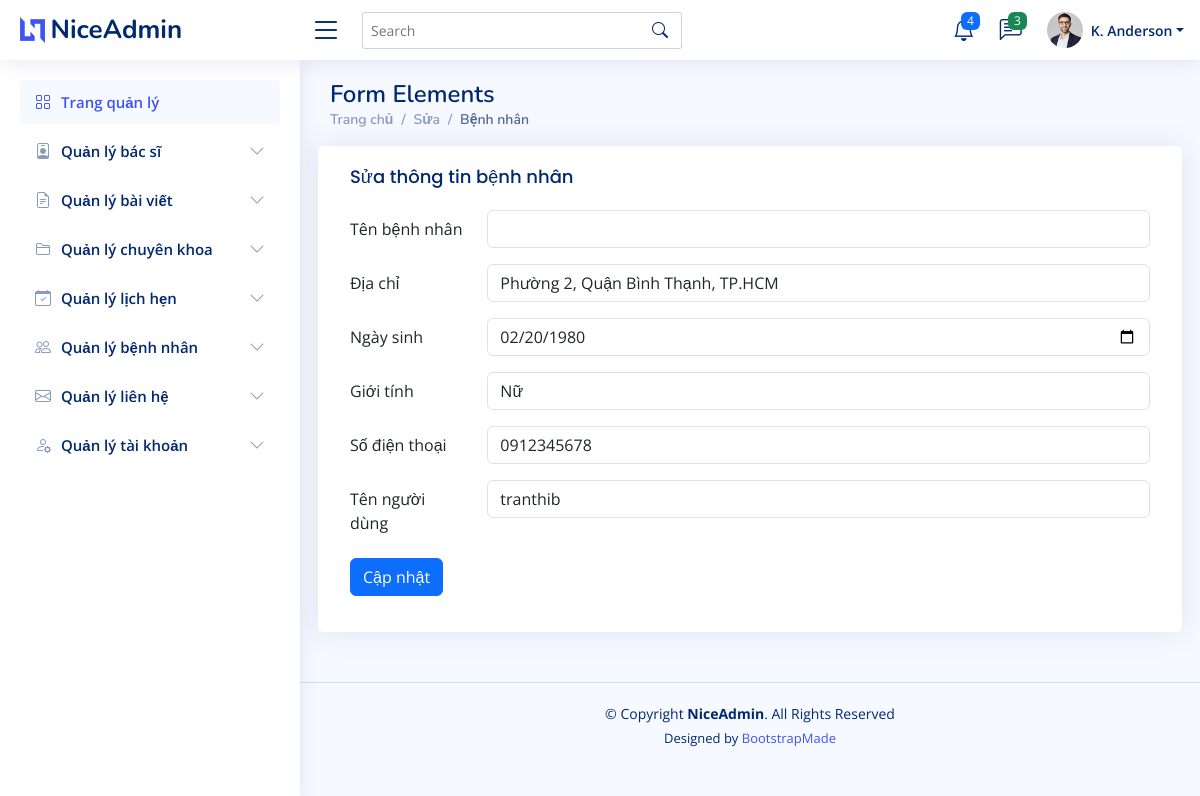
Page /admin/index.php?act=sua_benhnhan&patient_id=2 on the committed database.
### tables this page shows
CREATE TABLE `patient_record` (
  `patient_id` int NOT NULL AUTO_INCREMENT,
  `patient_name` varchar(100) DEFAULT NULL,
  `pa_address` varchar(255) DEFAULT NULL,
  `date_of_birth` date DEFAULT NULL,
  `gender` char(10) DEFAULT NULL,
  `phone_number` varchar(20) DEFAULT NULL,
  `user_id` int DEFAULT NULL,
  `pa_img` varchar(255) DEFAULT NULL,
  PRIMARY KEY (`patient_id`)
);

### model/ketnoi/benhnhan.php (called while the page is built, shortened)
<?php
    function get_benhnhan($patient_id){
        $conn =connectdb();
        $sql = "SELECT * FROM patient_record WHERE patient_id=".$patient_id;
        $stmt = $conn->prepare($sql);
        $stmt->execute();
        $bnone= $stmt->fetchAll();
        return $bnone;
    }
    function hienthi_benhnhan(){
        $conn= connectdb();
        $sql = "SELECT * FROM patient_record
        ORDER BY patient_id DESC";
        $stmt = $conn->prepare($sql);
        $stmt->execute();
        $kqbenhnhan= $stmt->fetchAll();
        return $kqbenhnhan;
    }
?>

### model/ketnoi/taikhoan.php (called while the page is built, shortened)
<?php
    function hienthi_taikhoan(){
        $conn= connectdb();
        $sql = "SELECT * FROM user
        ORDER BY user_id DESC";
        $stmt = $conn->prepare($sql);
        $stmt->execute();
        $kqtaikhoan= $stmt->fetchAll();
        return $kqtaikhoan;
    }
?>

### admin/view/hienthi/benhnhan/update_benhnhan.php (the view, shortened to what this page needs)
<main id="main" class="main">
<div class="pagetitle">
  <h1>Form Elements</h1>
  <nav>
    <ol class="breadcrumb">
      <li class="breadcrumb-item"><a href="#">Trang chủ</a></li>
      <li class="breadcrumb-item">Sửa</li>
      <li class="breadcrumb-item active">Bệnh nhân</li>
    </ol>
  </nav>
</div>
<section class="section">
  <div class="row">
      <div class="card">
        <div class="card-body">
          <h5 class="card-title">Sửa thông tin bệnh nhân</h5>
          <form action="index.php?act=sua_benhnhan" method="POST" enctype="multipart/form-data">
            <div class="row mb-3">
              <label for="inputText" class="col-sm-2 col-form-label" >Tên bệnh nhân</label>
              <div class="col-sm-10">
                <input type="text" class="form-control" name="partient_name" value="<?=trim($bngetone[0]['partient_name'])?>">
              </div>
            </div>
            <div class="row mb-3">
              <label for="inputText" class="col-sm-2 col-form-label">Địa chỉ</label>
              <div class="col-sm-10">
                <input type="text" class="form-control" name = "pa_address" value="<?=trim($bngetone[0]['pa_address'])?>">
              </div>
            </div>
            <div class="row mb-3">
              <label for="inputText" class="col-sm-2 col-form-label">Ngày sinh</label>
              <div class="col-sm-10">
                <input class="form-control" type="date" id="" name = "date_of_birth" value="<?=trim($bngetone[0]['date_of_birth'])?>">
              </div>
            </div>
            <div class="row mb-3">
              <label for="inputText" class="col-sm-2 col-form-label">Giới tính</label>
              <div class="col-sm-10">
                <input class="form-control" type="text" id="" name = "gender" value="<?=trim($bngetone[0]['gender'])?>">
              </div>
            </div>
            <div class="row mb-3">
              <label for="inputText" class="col-sm-2 col-form-label">Số điện thoại</label>
              <div class="col-sm-10">
                <input class="form-control" type="text" id="" name = "phone_number" value="<?=trim($bngetone[0]['phone_number'])?>">
              </div>
            </div>
            <div class="row mb-3">
                <label for="ten_chuyen_muc" class="col-sm-2 col-form-label">Tên người dùng</label>
                <div class="col-sm-10">
                <select class="form-control" id="" name="user_id">
                    <?php
                     $user_id = $bngetone[0]['user_id'];
                     if(isset($kqtaikhoan)){
                        foreach ($kqtaikhoan as $tk){
                            if($tk['user_id'] == $user_id){
                                echo '<option value="'.$tk['user_id'].'" selected>'.$tk['user_name'].'</option>';
                            }else{
                                echo '<option value="'.$tk['user_id'].'" >'.$tk['user_name'].'</option>';
                            }
                        }
                    }
                    ?>
                </select>
                </div>
            </div>
            <div class="row mb-3">
              <div class="col-sm-10">
              <td><input type="submit" class="btn btn-primary" name="capnhap" value ="Cập nhật"></input></td>
              </div>
            </div>
          </form>
        </div>
      </div>
  </div>
</section>
</main>

### admin/assets/css/style.css (style rules this page uses)
:root { scroll-behavior: smooth; }
body { font-family: "Open Sans", sans-serif; background: #f6f9ff; color: #444444; }
a { color: #4154f1; text-decoration: none; }
h1, h2, h3, h4, h5, h6 { font-family: "Nunito", sans-serif; }
#main { margin-top: 60px; padding: 20px 30px; transition: all 0.3s; }
.pagetitle { margin-bottom: 10px; }
.pagetitle h1 { font-size: 24px; margin-bottom: 0; font-weight: 600; color: #012970; }
.card { margin-bottom: 30px; border: none; border-radius: 5px; box-shadow: 0px 0 30px rgba(1, 41, 112, 0.1); }
.card-title { padding: 20px 0 15px 0; font-size: 18px; font-weight: 500; color: #012970; font-family: "Poppins", sans-serif; }
.card-body { padding: 0 20px 20px 20px; }
.breadcrumb { font-size: 14px; font-family: "Nunito", sans-serif; color: #899bbd; font-weight: 600; }
.breadcrumb a { color: #899bbd; transition: 0.3s; }
.breadcrumb .breadcrumb-item::before { color: #899bbd; }
.breadcrumb .active { color: #51678f; font-weight: 600; }
@media (min-width: 1200px) { #main, #footer { margin-left: 300px; } }

### rows in the picture
patient_record: pa_address "Phường 2, Quận Bình Thạnh, TP.HCM", date_of_birth "02/20/1980", gender "Nữ", phone_number "0912345678"

### other values in the picture
form field user_id "tranthib"
